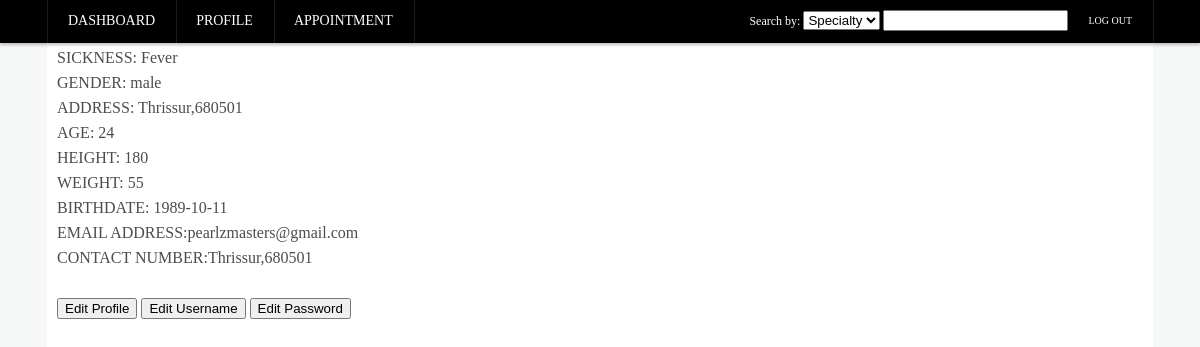
The page /patient_profile.php (signed in) on the database its author committed.
### tables this page shows
CREATE TABLE IF NOT EXISTS `patient` (
  `patient_id` int(15) NOT NULL,
  `patient_username` varchar(50) default NULL,
  `patient_password` varchar(50) default NULL,
  `patient_eadd` varchar(50) default NULL,
  `patient_lname` varchar(50) default NULL,
  `patient_fname` varchar(50) default NULL,
  `patient_mname` varchar(50) default NULL,
  `patient_sickness` varchar(50) default NULL,
  `patient_age` int(11) NOT NULL,
  `patient_birthdate` date NOT NULL,
  `patient_gender` varchar(10) default NULL,
  `patient_height` int(11) NOT NULL,
  `patient_weight` int(11) NOT NULL,
  `patient_status` varchar(50) default NULL,
  `patient_address` varchar(50) default NULL,
  `patient_contactno` varchar(50) default NULL,
  `patient_rstatus` varchar(20) default NULL
);

### patient_profile.php (the view, shortened to what this page needs)
<html>
<head>
	<link rel="stylesheet" type="text/css" href="CSS/dboardCSS.css">
</head>
<body>
	<div id = "menu_container">
			<div id="menu_wrapper">
				<ul class = "main_menu_left">
					<li><a class="top_menu" href = "dboardPatient.php">Dashboard</a></li>
					<li><a class="top_menu" href = "patient_profile.php">Profile</a></li>
					<li><a class="top_menu" href = "appointments_patient.php">Appointment</a></li>
				</ul>
				<ul class = "main_menu_right">
						<li>
							<form name='searchdoctor' action='search_patient.php' method='post'>
							Search by:
							<select name="searchtype" id = "option">
								<option name="specialty">Specialty</option>
							</select>
							<input class='search_bar' type='text' name='searchinput'> </a>
							</form>
						</li>
					<li> <a id="logout" class="top_menu_right" href = "logout.php"> Log Out </a> </li>
				</ul>
			</div>
		</div>
		<div class="content_wrapper">
			<div class="content_main">
		<?php
		$conn=mysql_connect("localhost","root","root")or die("can not connect");
		$username=$_SESSION["username"];
		$resultCheck = mysql_query("select * from patient where patient_username = '".$username."';",$conn);
		$rows = mysql_num_rows($resultCheck);
		for($j=0; $j<$rows; $j++){
			$tuple = mysql_fetch_array($resultCheck);
			echo 'NAME: ', $tuple['patient_lname'],', ', $tuple['patient_fname'] ,' ', $tuple['patient_mname'], '<br />';
			echo 'SICKNESS: ', $tuple['patient_sickness'], '<br />';
			echo 'GENDER: ', $tuple['patient_gender'], '<br />';
			echo 'ADDRESS: ', $tuple['patient_address'], '<br />';
			echo 'AGE: ', $tuple['patient_age'], '<br />';
			echo 'HEIGHT: ', $tuple['patient_height'], '<br />';
			echo 'WEIGHT: ', $tuple['patient_weight'], '<br />';
			echo 'BIRTHDATE: ', $tuple['patient_birthdate'], '<br />';
			echo 'EMAIL ADDRESS:', $tuple['patient_eadd'], '<br />';
			echo 'CONTACT NUMBER:', $tuple['patient_contactno'], '<br />';
		}
		?>
		<br/>
		<form>
				<input type = "button" onclick="editProfileP()" value = "Edit Profile"/>
				<input type = "button" onclick="editUsernameP()" value = "Edit Username"/>
				<input type = "button" onclick="editPasswordP()" value = "Edit Password"/>
		</form>
		</div>
		<br/>
		<br/>
	</div>
<body/>
</html>

### css/dboardCSS.css (style rules this page uses)
body { background: #f6f8f8; color: #4C4C4C; line-height: 25px; margin: 0; }
ul { padding: 0; margin: 0; }
li { list-style: none; }
a, a:visited { -webkit-transition: all 0.2s ease-out; -moz-transition: all 0.2s ease-out; -ms-transition: all 0.2s ease-out; -o-transition: all 0.2s ease-out; color: #446DB2; text-decoration: none; }
.content_wrapper { position: relative; height: 1124px; width: 1106px; background: #fff; margin: 0 auto; z-index: 2; }
.content_main { top: 20px; margin-left: 10px; margin-right: 10px; position: relative; }
#menu_container { background: #000; width: 100%; position: fixed; top: 0; left: 0; z-index: 1000; height: 43px; -webkit-box-shadow: 0 2px 3px rgba(0,0,0,.25); -moz-box-shadow: 0 2px 3px rgba(0,0,0,.25); box-shadow: 0 2px 3px rgba(0,0,0,.25); }
#menu_wrapper { max-width: 1106px; margin: 0 auto; }
#menu_wrapper ul.main_menu_left { float: left; border-left: 1px solid rgba(255, 255, 255, 0.11); box-shadow: -1px 0 0 rgba(0, 0, 0, 0.1); }
#menu_wrapper ul li .top_menu { border-right: 1px solid rgba(0, 0, 0, 0.1); box-shadow: 1px 0 0 rgba(255, 255, 255, 0.11); padding: 8px 20px; color: white; font-size: 14px; font-weight: normal; text-decoration: none; font-style: normal !important; display: inline-block; height: 27px; text-transform: uppercase; white-space: nowrap; }
#menu_wrapper ul li a.top_menu_right { border-right: 1px solid rgba(0, 0, 0, 0.1); box-shadow: 1px 0 0 rgba(255, 255, 255, 0.11); padding: 8px 20px; color: white; font-size: 10px; font-weight: normal; text-decoration: none; font-style: normal; display: inline-block; height: 27px; text-transform: uppercase; white-space: nowrap; }
#menu_wrapper ul li { float: left; }
#menu_wrapper ul.main_menu_right { color: white; font-size: 12px; position: relative; float: right; }
.search_bar { margin-top: 10px; color: black; }

### rows shown on the page
patient: patient_sickness "Fever", patient_gender "male", patient_address "Thrissur,680501", patient_age "24", patient_height "180", patient_weight "55", patient_birthdate "1989-10-11", patient_eadd "pearlzmasters@gmail.com", patient_contactno "Thrissur,680501"
